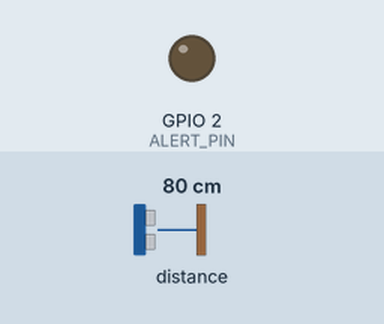
The sketch below on a simulated ESP32. Shown: output pins drawn as LEDs (lit = HIGH). Inputs (shaded band) come from the test bench; at power-on: distance to the obstacle 80 cm. What the sketch prints to the serial monitor is not drawn.

Above: at 1.3 s.
1.4 s: distance to the obstacle set to 22 cm
2.9 s: distance to the obstacle set to 18 cm
At 3.5 s:
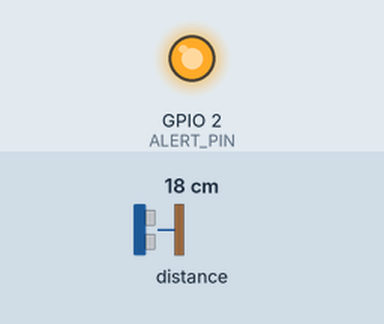
4.4 s: distance to the obstacle set to 35 cm
At 5.7 s:
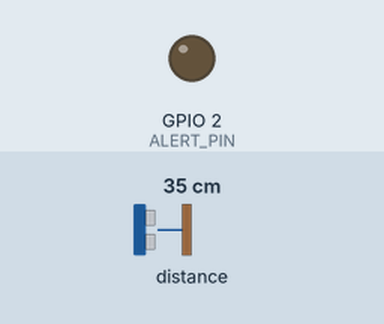
6.0 s: distance to the obstacle set to 2 cm
At 7.1 s:
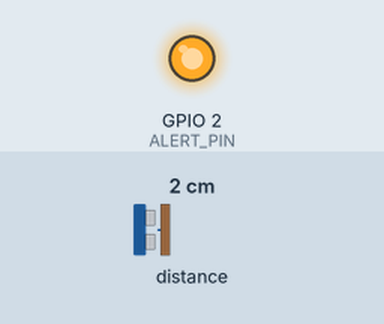
Timing chart, 0 to 8.6 s (numbered marks = the images above; inputs shaded):
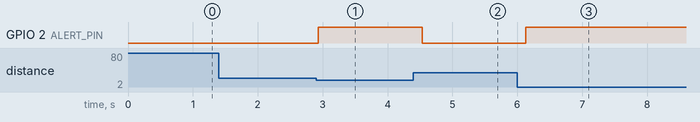

The sketch:

distance.ino
```cpp
#include <Wire.h>
#include <VL53L1X.h>

VL53L1X sensor;

const int SDA_PIN = 6;      // Change if needed
const int SCL_PIN = 7;      // Change if needed
const int ALERT_PIN = 2;    // GPIO for output alert (LED/Buzzer)

void setup() {
  Serial.begin(115200);
  Wire.begin(SDA_PIN, SCL_PIN);

  pinMode(ALERT_PIN, OUTPUT);
  digitalWrite(ALERT_PIN, LOW); // Turn off alert initially

  delay(100);

  sensor.setTimeout(500);

  if (!sensor.init()) {
    Serial.println("Failed to detect VL53L1X.");
    while (1);
  }

  // Optional: increase range (Short, Medium, Long)
  sensor.setDistanceMode(VL53L1X::Long);
  sensor.setMeasurementTimingBudget(50000); // in microseconds

  sensor.startContinuous(100); // read every 100 ms

  Serial.println("Sensor initialized.");
}

void loop() {
  uint16_t distance = sensor.read();

  Serial.print("Distance (mm): ");
  Serial.println(distance);

  if (distance < 200) { // 200 mm = 20 cm
    Serial.println("⚠️ Obstacle Detected!");
    digitalWrite(ALERT_PIN, HIGH); // Turn on alert (e.g., LED/Buzzer)
  } else {
    digitalWrite(ALERT_PIN, LOW); // Turn off alert
  }

  delay(100);
}
```

Measured:
- the behaviour switches between 20 and 19 cm on distance to the obstacle (found by bisection; images 0 and 1)
- after the input at 1.4 s, every drawn part: stays the same
- after the input at 2.9 s, GPIO 2 (ALERT_PIN): LOW → HIGH at once
- after the input at 4.4 s, GPIO 2 (ALERT_PIN): HIGH → LOW after 0.13 s
- after the input at 6.0 s, GPIO 2 (ALERT_PIN): LOW → HIGH after 0.13 s
